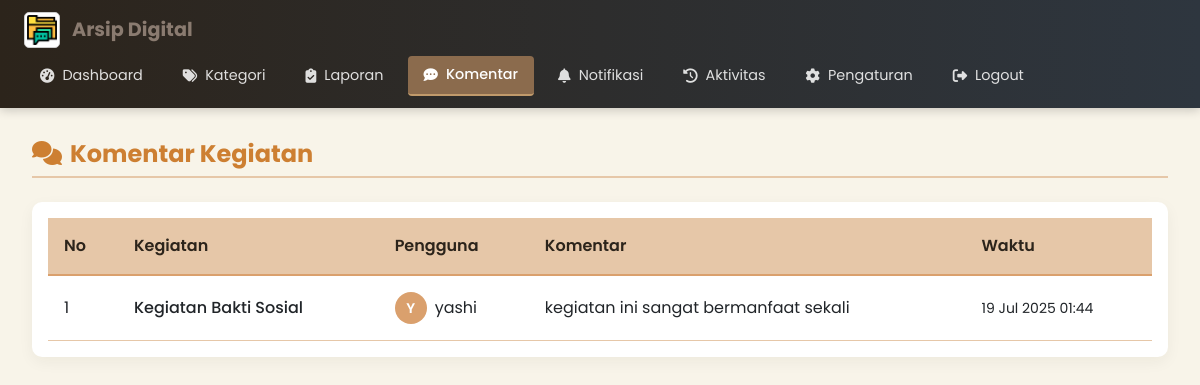
/admin/komentar.php (signed in), run on the app's committed database.
### tables this page shows
CREATE TABLE `comments` (
  `id` int(11) NOT NULL,
  `event_id` int(11) DEFAULT NULL,
  `user_id` int(11) DEFAULT NULL,
  `comment` text DEFAULT NULL,
  `created_at` timestamp NOT NULL DEFAULT current_timestamp()
);

CREATE TABLE `events` (
  `id` int(11) NOT NULL,
  `title` varchar(100) NOT NULL,
  `description` text DEFAULT NULL,
  `event_year` year(4) DEFAULT NULL,
  `created_by` int(11) DEFAULT NULL,
  `created_at` timestamp NOT NULL DEFAULT current_timestamp()
);

CREATE TABLE `users` (
  `id` int(11) NOT NULL,
  `username` varchar(50) NOT NULL,
  `email` varchar(100) DEFAULT NULL,
  `password` varchar(255) NOT NULL,
  `role` enum('admin','user') DEFAULT 'user',
  `created_at` timestamp NOT NULL DEFAULT current_timestamp()
);

### src/admin/komentar.php (the view, shortened to what this page needs)
<?php
include '../includes/header_admin.php';
$komentar = $conn->query("SELECT c.*, e.title, u.username
    FROM comments c
    LEFT JOIN events e ON c.event_id = e.id
    LEFT JOIN users u ON c.user_id = u.id
    ORDER BY c.created_at DESC");
?>
<!DOCTYPE html>
<html lang="id">
<head>
</head>
<body>
    <div class="page-container">
        <h4 class="page-title">
            <i class="fas fa-comments me-2"></i>Komentar Kegiatan
        </h4>
        <div class="table-container">
            <table class="table table-hover">
                <thead>
                    <tr>
                        <th>No</th>
                        <th>Kegiatan</th>
                        <th>Pengguna</th>
                        <th>Komentar</th>
                        <th>Waktu</th>
                    </tr>
                </thead>
                <tbody>
                    <?php $no = 1; while ($row = $komentar->fetch_assoc()): ?>
                    <tr>
                        <td><?= $no++ ?></td>
                        <td class="event-title"><?= htmlspecialchars($row['title'] ?? 'Kegiatan tidak tersedia') ?></td>
                        <td>
                            <div class="user-info">
                                <div class="user-avatar">
                                    <?= strtoupper(substr($row['username'] ?? 'A', 0, 1)) ?>
                                </div>
                                <?= htmlspecialchars($row['username'] ?? 'Anonim') ?>
                            </div>
                        </td>
                        <td class="comment-text"><?= nl2br(htmlspecialchars($row['comment'])) ?></td>
                        <td class="timestamp"><?= date('d M Y H:i', strtotime($row['created_at'])) ?></td>
                    </tr>
                    <?php endwhile; ?>
                </tbody>
            </table>
        </div>
    </div>
    <?php include '../includes/footer.php'; ?>
</body>
</html>

### src/includes/header_admin.php (style rules this page uses)
:root { --twilight-dark: #39444E; --twilight-bronze: #8B6B4D; --twilight-accent: #C19A6B; --twilight-light: #D4B78F; --twilight-bg: #F5EFE6; }
body { background-color: var(--twilight-bg); }

### src/admin/komentar.php (style rules this page uses)
:root { --twilight-dark: #2C241B; --twilight-medium: #5A4A3F; --twilight-light: #8A7B70; --bronze-dark: #CD7F32; --bronze-medium: #DAA06D; --bronze-light: #E6C7A8; --ivory: #F8F4E9; --text-dark: #2C241B; --text-light: #5A4A3F; }
body { font-family: 'Poppins', sans-serif; background-color: var(--ivory); color: var(--text-dark); }
.page-container { max-width: 1200px; margin: 0 auto; padding: 2rem; }
.page-title { color: var(--bronze-dark); font-weight: 700; margin-bottom: 1.5rem; padding-bottom: 0.5rem; border-bottom: 2px solid var(--bronze-light); }
.table-container { background: white; border-radius: 10px; padding: 1rem; box-shadow: 0 5px 15px rgba(44, 36, 27, 0.05); overflow-x: auto; }
.table { margin-bottom: 0; border-collapse: separate; border-spacing: 0; }
.table thead th { background-color: var(--bronze-light); color: var(--twilight-dark); font-weight: 600; border-bottom: 2px solid var(--bronze-medium); position: sticky; top: 0; }
.table td, .table th { padding: 1rem; vertical-align: middle; border-color: var(--bronze-light); }
.comment-text { max-width: 400px; white-space: pre-wrap; word-wrap: break-word; line-height: 1.5; }
.user-info { display: flex; align-items: center; gap: 0.5rem; }
.user-avatar { width: 32px; height: 32px; border-radius: 50%; background-color: var(--bronze-medium); color: white; display: flex; align-items: center; justify-content: center; font-weight: 600; font-size: 0.875rem; }
.event-title { font-weight: 500; color: var(--bronze-dark); }
.timestamp { color: var(--twilight-light); font-size: 0.875rem; white-space: nowrap; }

### data on the page
comments: event.title "Kegiatan Bakti Sosial", user.username "Y", user.username "yashi", comment "kegiatan ini sangat bermanfaat sekali", created_at "19 Jul 2025 01:44"

### other printed values
$setting['nama_aplikasi'] "Arsip Digital"
